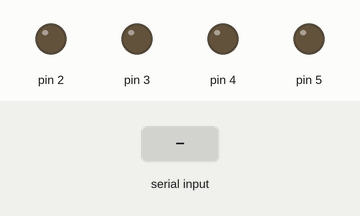
Recording of a sketch running on a simulated Arduino Uno, built with avr-gcc and run on an emulated ATmega328P. On the bench: output pins drawn as LEDs (lit = HIGH). Inputs (shaded band) come from the test bench.

Above: at 1.2 s.
1.3 s: "F" received over Serial
At 2.5 s:
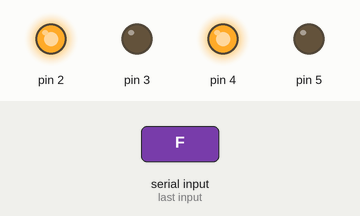
2.8 s: "B" received over Serial
At 3.8 s:
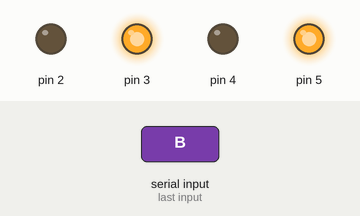
4.3 s: "R" received over Serial
At 4.7 s:
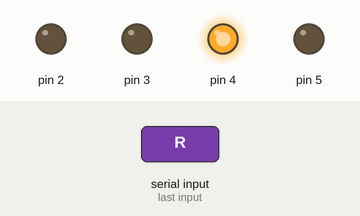
6.4 s: "L" received over Serial
At 6.8 s:
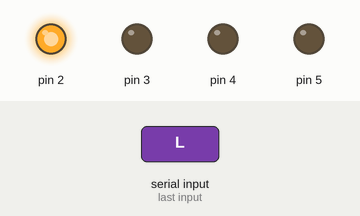
8.5 s: "S" received over Serial
At 9.3 s:
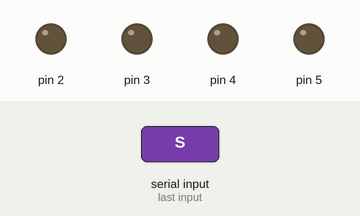
Timing chart, 0 to 11.0 s (numbered marks = the images above; inputs shaded):
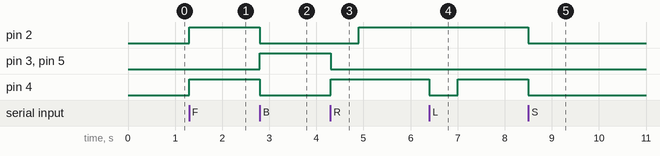

Measured:
- after the input at 1.3 s, pin 2, pin 4: LOW → HIGH at once
- after the input at 2.8 s, pin 2, pin 4: HIGH → LOW at once; pin 3, pin 5: LOW → HIGH at once
- after the input at 4.3 s, pin 2: LOW → HIGH after 0.60 s; pin 3, pin 5: HIGH → LOW at once; pin 4: LOW → HIGH at once
- after the input at 6.4 s, pin 4: HIGH → LOW at once, → HIGH 0.60 s later
- after the input at 8.5 s, pin 2, pin 4: HIGH → LOW at once

The sketch:

mobile_control_robot.ino
```cpp
int x;
void setup() {
  pinMode(2, OUTPUT);
  pinMode(3, OUTPUT);
  pinMode(4, OUTPUT);
  pinMode(5, OUTPUT);
  Serial.begin(9600);
}

void loop() {
  if (Serial.available()> 0 )
  {
  x = Serial.read();
switch(x){
case 'F' : forward();
break;
case 'B' : down();
break;
case 'R' : right();
break;
case 'L' : left();
break;
case 'H' : turn;
break;
case 'S' : Stop();
break;
default: Stop();
}}}
void forward()
{
  digitalWrite(2,HIGH);
  digitalWrite(3,LOW);
  digitalWrite(4,HIGH);
  digitalWrite(5,LOW);
}
void down()
{
  digitalWrite(2,LOW );
  digitalWrite(3,HIGH);
  digitalWrite(4,LOW);
  digitalWrite(5,HIGH);
}
void left()
{
  digitalWrite(2,HIGH);
  digitalWrite(3,LOW);
  digitalWrite(4,LOW);
  digitalWrite(5,LOW);
  delay(600);
  digitalWrite(2,HIGH);
  digitalWrite(3,LOW);
  digitalWrite(4,HIGH);
  digitalWrite(5,LOW);
}
void right()
{
  digitalWrite(2,LOW);
  digitalWrite(3,LOW);
  digitalWrite(4,HIGH);
  digitalWrite(5,LOW);
  delay(600);
  digitalWrite(2,HIGH);
  digitalWrite(3,LOW);
  digitalWrite(4,HIGH);
  digitalWrite(5,LOW);
}
void turn()
{
  digitalWrite(2,HIGH);
  digitalWrite(3,LOW);
  digitalWrite(4,LOW);
  digitalWrite(5,HIGH);
}
void Stop()
{
  digitalWrite(2,LOW);
  digitalWrite(3,LOW);
  digitalWrite(4,LOW);
  digitalWrite(5,LOW);
}
```
